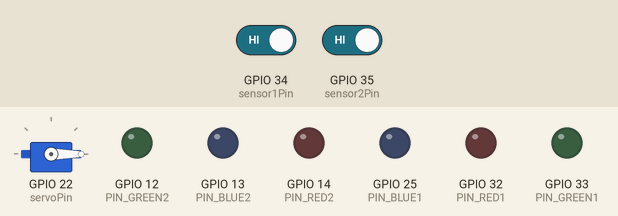
This sketch was run on a simulated ESP32. On the bench: servo, output pins drawn as LEDs (lit = HIGH). The inputs (shaded band) are chosen by the test bench; at power-on: GPIO 34 (sensor1Pin) HIGH, GPIO 35 (sensor2Pin) HIGH. WiFi joins after 1.5 s; servers stay silent unless stated; what the sketch prints to the serial monitor is not drawn.

Above: at 3.2 s.
3.3 s: GPIO 34 (sensor1Pin) driven LOW
At 3.7 s:
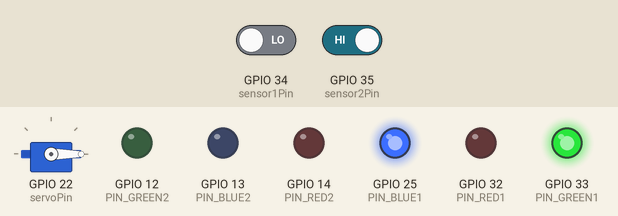
4.8 s: GPIO 35 (sensor2Pin) driven LOW
At 5.1 s:
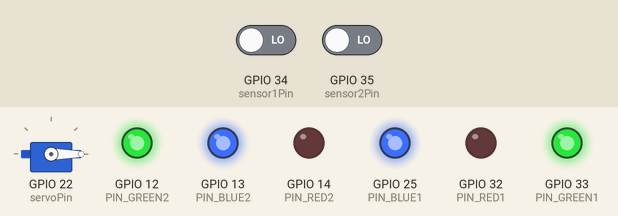
6.3 s: GPIO 34 (sensor1Pin) driven HIGH
At 6.8 s:
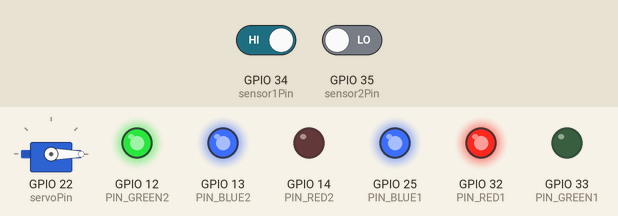
7.8 s: GPIO 35 (sensor2Pin) driven HIGH
At 8.3 s:
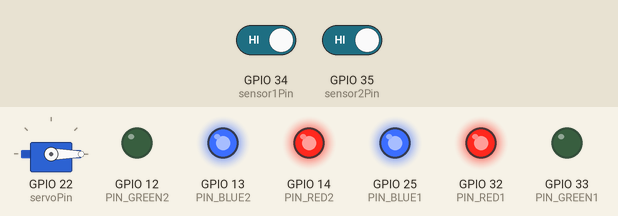
9.3 s: GPIO 34 (sensor1Pin) driven LOW
At 9.7 s:
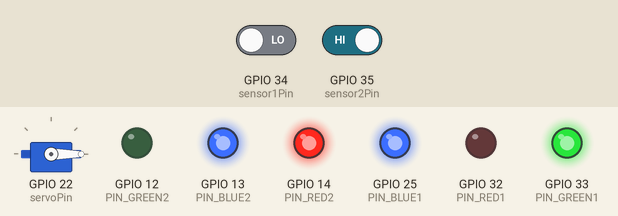
Timing chart, 0 to 12.3 s (numbered marks = the images above; inputs shaded):
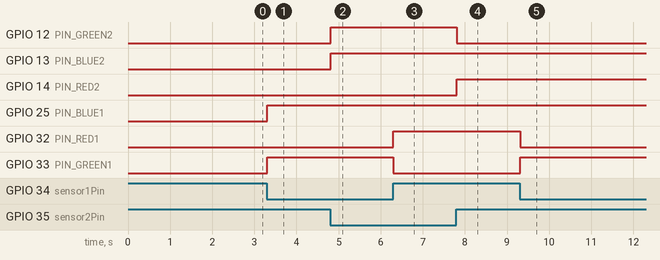

Measured:
- after the input at 3.3 s, GPIO 25 (PIN_BLUE1), GPIO 33 (PIN_GREEN1): LOW → HIGH at once
- after the input at 4.8 s, GPIO 12 (PIN_GREEN2), GPIO 13 (PIN_BLUE2): LOW → HIGH at once
- after the input at 6.3 s, GPIO 32 (PIN_RED1): LOW → HIGH at once; GPIO 33 (PIN_GREEN1): HIGH → LOW at once
- after the input at 7.8 s, GPIO 12 (PIN_GREEN2): HIGH → LOW at once; GPIO 14 (PIN_RED2): LOW → HIGH at once
- after the input at 9.3 s, GPIO 32 (PIN_RED1): HIGH → LOW at once; GPIO 33 (PIN_GREEN1): LOW → HIGH at once

The sketch:

arduino2.ino
```cpp
#include <SPI.h>
#include <MFRC522.h>
#include <ESP32Servo.h>
#include <WiFi.h>
#include <HTTPClient.h>
#include <ESPAsyncWebServer.h>

#define RST_PIN         4          // Pino RST do RFID
#define SS_PIN          5          // Pino SS do RFID

MFRC522 mfrc522(SS_PIN, RST_PIN);  // Instância do módulo RFID
Servo myServo;                     // Instância do servo motor
int servoPin = 22;                 // Pino para o servo motor

// Pinos dos sensores
const int sensor1Pin = 34;
const int sensor2Pin = 35;

// Pinos dos LEDs RGB
#define PIN_RED1    32
#define PIN_GREEN1  33
#define PIN_BLUE1   25

#define PIN_RED2    14
#define PIN_GREEN2  12
#define PIN_BLUE2   13

// Credenciais Wi-Fi
const char* ssid = "Vieira";            // Substitua pelo seu SSID
const char* password = "202715hgv";       // Substitua pela sua senha

// Endereço IP do servidor Flask
const char* serverIP = "192.168.3.15";   // Substitua pelo IP do seu servidor Flask
const int serverPort = 5000;              // Porta do servidor Flask (padrão é 5000)

// Variáveis de estado
bool lastStateSensor1 = HIGH;
bool lastStateSensor2 = HIGH;
bool vaga1Reservada = false;
bool vaga2Reservada = false;

String vaga1Status = "vaga 1 livre";
String vaga2Status = "vaga 2 livre";

// Cria o servidor na porta 80
AsyncWebServer server(80);

// Função para alternar as cores dos LEDs RGB durante o tempo de catraca aberta
void intercalarLeds() {
  for (int i = 0; i < 10; i++) {
    // Acende vermelho
    setRGBColor(PIN_RED1, PIN_GREEN1, PIN_BLUE1, LOW, HIGH, HIGH);
    setRGBColor(PIN_RED2, PIN_GREEN2, PIN_BLUE2, LOW, HIGH, HIGH);
    delay(500);

    // Acende verde
    setRGBColor(PIN_RED1, PIN_GREEN1, PIN_BLUE1, HIGH, LOW, HIGH);
    setRGBColor(PIN_RED2, PIN_GREEN2, PIN_BLUE2, HIGH, LOW, HIGH);
    delay(500);
  }
}

void setup() {
  Serial.begin(115200);

  // Configuração dos pinos dos sensores e LEDs
  pinMode(sensor1Pin, INPUT);
  pinMode(sensor2Pin, INPUT);

  pinMode(PIN_RED1, OUTPUT);
  pinMode(PIN_GREEN1, OUTPUT);
  pinMode(PIN_BLUE1, OUTPUT);

  pinMode(PIN_RED2, OUTPUT);
  pinMode(PIN_GREEN2, OUTPUT);
  pinMode(PIN_BLUE2, OUTPUT);

  // Configurações do servo motor
  myServo.attach(servoPin);
  myServo.write(0); // Inicializa o servo na posição fechada (0 graus)

  // Conexão Wi-Fi
  Serial.print("Conectando-se ao Wi-Fi");
  WiFi.begin(ssid, password);
  while (WiFi.status() != WL_CONNECTED) {
    delay(1000);
    Serial.print(".");
  }
  Serial.println("\nConectado ao Wi-Fi!");
  Serial.print("IP do Arduino: ");
  Serial.println(WiFi.localIP());

  // Rota da API que retorna o estado das vagas
  server.on("/vaga", HTTP_GET, [](AsyncWebServerRequest *request){
    String jsonResponse = "{\"estado vaga 1\": \"" + vaga1Status + "\",\"estado vaga 2\": \"" + vaga2Status + "\"}";
    request->send(200, "application/json", jsonResponse);
  });

  // Rota para reservar a vaga 1
  server.on("/reservar_vaga1", HTTP_POST, [](AsyncWebServerRequest *request){
    vaga1Reservada = true;
    vaga1Status = "vaga 1 reservada";
    setRGBColor(PIN_RED1, PIN_GREEN1, PIN_BLUE1, HIGH, HIGH, LOW); // Azul
    request->send(200, "application/json", "{\"message\": \"Vaga 1 reservada com sucesso\"}");
    Serial.println("Vaga 1 reservada via API");
  });

  // Rota para reservar a vaga 2
  server.on("/reservar_vaga2", HTTP_POST, [](AsyncWebServerRequest *request){
    vaga2Reservada = true;
    vaga2Status = "vaga 2 reservada";
    setRGBColor(PIN_RED2, PIN_GREEN2, PIN_BLUE2, HIGH, HIGH, LOW); // Azul
    request->send(200, "application/json", "{\"message\": \"Vaga 2 reservada com sucesso\"}");
    Serial.println("Vaga 2 reservada via API");
  });

  // Rota para liberar a vaga 1
  server.on("/liberar_vaga1", HTTP_POST, [](AsyncWebServerRequest *request){
    vaga1Reservada = false;
    vaga1Status = "vaga 1 livre";
    setRGBColor(PIN_RED1, PIN_GREEN1, PIN_BLUE1, HIGH, LOW, HIGH); // Verde
    request->send(200, "application/json", "{\"message\": \"Vaga 1 liberada com sucesso\"}");
    Serial.println("Vaga 1 liberada via API");
  });

  // Rota para liberar a vaga 2
  server.on("/liberar_vaga2", HTTP_POST, [](AsyncWebServerRequest *request){
    vaga2Reservada = false;
    vaga2Status = "vaga 2 livre";
    setRGBColor(PIN_RED2, PIN_GREEN2, PIN_BLUE2, HIGH, LOW, HIGH); // Verde
    request->send(200, "application/json", "{\"message\": \"Vaga 2 liberada com sucesso\"}");
    Serial.println("Vaga 2 liberada via API");
  });

  // Rota para abrir a catraca via HTTP
  server.on("/abrir_catraca", HTTP_POST, [](AsyncWebServerRequest *request){
    abrirCatraca();
    request->send(200, "application/json", "{\"message\": \"Catraca aberta via API\"}");
    Serial.println("Catraca aberta via API");
  });

  // Inicia o servidor
  server.begin();

  SPI.begin();            // Inicializa o barramento SPI
  mfrc522.PCD_Init();     // Inicializa o módulo RFID
}

void loop() {
  // Lê o estado dos sensores e atualiza os LEDs e o status das vagas
  updateSensors();

  // Lê os cartões RFID
  if (mfrc522.PICC_IsNewCardPresent() && mfrc522.PICC_ReadCardSerial()) {
    // Converte o UID para uma string
    String uidString = uidToString(mfrc522.uid.uidByte, mfrc522.uid.size);
    Serial.print("UID lido: ");
    Serial.println(uidString);

    // Consulta o servidor para verificar o cartão
    if (verificarCartaoNoServidor(uidString)) {
      Serial.println("Cartão válido! Abrindo catraca...");
      abrirCatraca();
    } else {
      Serial.println("Cartão inválido!");
    }
    mfrc522.PICC_HaltA();      // Para a comunicação com o cartão
    mfrc522.PCD_StopCrypto1(); // Para a criptografia
  }
}

// Função para atualizar o status dos sensores de proximidade
void updateSensors() {
  int currentStateSensor1 = digitalRead(sensor1Pin);
  int currentStateSensor2 = digitalRead(sensor2Pin);

  if (!vaga1Reservada && currentStateSensor1 != lastStateSensor1) {
    lastStateSensor1 = currentStateSensor1;
    if (currentStateSensor1 == LOW) {
      setRGBColor(PIN_RED1, PIN_GREEN1, PIN_BLUE1, LOW, HIGH, HIGH); // Vermelho
      vaga1Status = "vaga 1 ocupada";
      Serial.println("Obstáculo detectado - Vaga 1 Ocupada");
    } else {
      setRGBColor(PIN_RED1, PIN_GREEN1, PIN_BLUE1, HIGH, LOW, HIGH); // Verde
      vaga1Status = "vaga 1 livre";
      Serial.println("Vaga 1 Livre");
    }
  }

  if (!vaga2Reservada && currentStateSensor2 != lastStateSensor2) {
    lastStateSensor2 = currentStateSensor2;
    if (currentStateSensor2 == LOW) {
      setRGBColor(PIN_RED2, PIN_GREEN2, PIN_BLUE2, LOW, HIGH, HIGH); // Vermelho
      vaga2Status = "vaga 2 ocupada";
      Serial.println("Obstáculo detectado - Vaga 2 Ocupada");
    } else {
      setRGBColor(PIN_RED2, PIN_GREEN2, PIN_BLUE2, HIGH, LOW, HIGH); // Verde
      vaga2Status = "vaga 2 livre";
      Serial.println("Vaga 2 Livre");
    }
  }
}

// Função para abrir a catraca e intercalar os LEDs
void abrirCatraca() {
  myServo.write(90);  // Move o servo para 90 graus (aberto)
  intercalarLeds();   // Alterna entre vermelho e verde por 10 segundos
  delay(5000);       // Aguarda 10 segundos
  myServo.write(0);   // Fecha a catraca (0 graus)
  Serial.println("Catraca fechada.");
}

// Função para configurar as cores dos LEDs RGB
void setRGBColor(int redPin, int greenPin, int bluePin, int redValue, int greenValue, int blueValue) {
  digitalWrite(redPin, redValue);
  digitalWrite(greenPin, greenValue);
  digitalWrite(bluePin, blueValue);
}

// Função para converter o UID do cartão em uma string hexadecimal
String uidToString(byte *buffer, byte bufferSize) {
  String uidString = "";
  for (byte i = 0; i < bufferSize; i++) {
    if (buffer[i] < 0x10) {
      uidString += "0";
    }
    uidString += String(buffer[i], HEX);
  }
  uidString.toUpperCase();
  return uidString;
}

// Função para verificar se o cartão é válido consultando o servidor Flask
bool verificarCartaoNoServidor(String uid) {
  if (WiFi.status() == WL_CONNECTED) {
    HTTPClient http;
    String url = String("http://") + serverIP + ":" + String(serverPort) + "/verificar_cartao?rfid_uid=" + uid;
    http.begin(url);
    int httpCode = http.GET();

    if (httpCode == 200) {
      String payload = http.getString();
      http.end();
      if (payload == "valido") {
        return true;
      }
    } else {
      Serial.printf("Erro ao conectar ao servidor. Código HTTP: %d\n", httpCode);
      http.end();
    }
  } else {
    Serial.println("Wi-Fi não conectado.");
  }
  return false;
}
```
